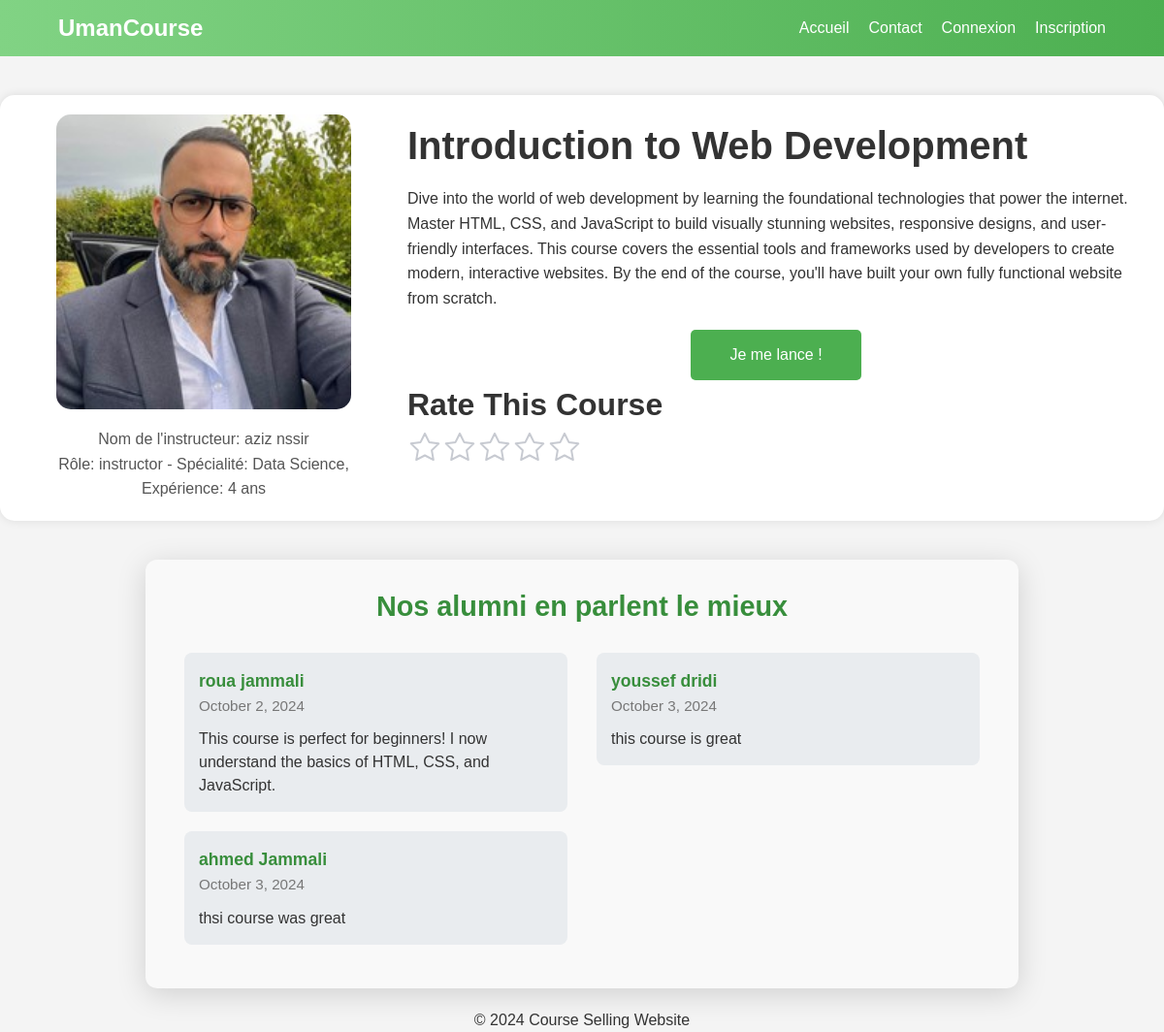
Screenshot of /public/course_detail.php?id=1 with the database file from the repository.
### tables this page shows
CREATE TABLE `users` (
  `id` int NOT NULL,
  `nom` varchar(255) NOT NULL,
  `email` varchar(255) NOT NULL,
  `created_at` timestamp NULL DEFAULT CURRENT_TIMESTAMP,
  `prenom` varchar(255) NOT NULL,
  `password` varchar(255) NOT NULL,
  `role` enum('user','instructor','admin') NOT NULL DEFAULT 'user',
  `spécialité` varchar(255) DEFAULT NULL,
  `years_of_experience` int DEFAULT NULL
);

CREATE TABLE `courses` (
  `id` int NOT NULL,
  `course_name` varchar(255) NOT NULL,
  `course_description` text,
  `instructor_id` int DEFAULT NULL,
  `path` varchar(255) NOT NULL
);

CREATE TABLE `comments` (
  `id` int NOT NULL,
  `course_id` int NOT NULL,
  `user_id` int NOT NULL,
  `comment_text` text NOT NULL,
  `created_at` timestamp NULL DEFAULT CURRENT_TIMESTAMP
);

### app/controllers/courseDetail.php (called while the page is built, shortened)
<?php
require_once '../app/models/Course.php';
require_once '../app/models/User.php';
class CourseDController {
private $courseModel;
private $userModel;
public function __construct() {
    global $conn;
    $this->courseModel = new Course($conn);
    $this->userModel = new User($conn);
}
public function courseDetail() {
    if (isset($_GET['id'])) {
        $courseId = $_GET['id'];
        $course = $this->courseModel->getCourseById($courseId);
        if ($course) {
            $instructorId = $course['instructor_id'];
            $instructor = $this->userModel->getUserById($instructorId);
            return ['course' => $course, 'instructor' => $instructor];
        }
    } else {
        echo "Course ID not provided.";
    }
}
}
?>

### app/models/Course.php (called while the page is built, shortened)
<?php
class Course {
    private $conn;
    public function __construct($db) {
        $this->conn = $db;
    }
    public function getCourseById($courseId) {
        $sql = "SELECT * FROM courses WHERE id = ?";
        $stmt = $this->conn->prepare($sql);
        $stmt->bind_param("i", $courseId);
        $stmt->execute();
        $result = $stmt->get_result();
        if ($result->num_rows > 0) {
            return $result->fetch_assoc();
        } else {
            return null;
        }
    }
}

### app/models/User.php (called while the page is built, shortened)
<?php
class User {
    private $conn;
    public function __construct($db) {
        $this->conn = $db;
    }
    public function getUserById($userId) {
        $sql = "SELECT * FROM users WHERE id = ?";
        $stmt = $this->conn->prepare($sql);
        $stmt->bind_param("i", $userId);
        $stmt->execute();
        $result = $stmt->get_result();
        if ($result->num_rows > 0) {
            return $result->fetch_assoc();
        } else {
            return null;
        }
    }
}
?>

### app/controllers/CommentsController.php (called while the page is built, shortened)
<?php
require_once '../app/models/comment.php';
require_once '../config/connection.php';
class CommentController {
    private $commentModel;
    public function __construct() {
        global $conn;
        $this->commentModel = new Comment($conn);
    }
    public function getCommentsForCourse() {
        if (isset($_GET['id'])) {
            $courseId = $_GET['id'];
            return $this->commentModel->getCommentsByCourseId($courseId);
    } else {
        echo "Course ID not provided.";
    }
    }
    }

### app/models/comment.php (called while the page is built, shortened)
<?php
class Comment {
    private $conn;
    public function __construct($db) {
        $this->conn = $db;
    }
    public function getCommentsByCourseId($courseId) {
        $sql = "SELECT c.comment_text, c.created_at, u.nom, u.prenom
                FROM comments c
                JOIN users u ON c.user_id = u.id
                WHERE c.course_id = ?";
        $stmt = $this->conn->prepare($sql);
        $stmt->bind_param('i', $courseId);
        $stmt->execute();
        $result = $stmt->get_result();
        if ($result->num_rows > 0) {
            return $result->fetch_all(MYSQLI_ASSOC);
        } else {
            return [];
        }
    }
}

### public/course_detail.php (the view, shortened to what this page needs)
<?php include 'navbar.php'; ?>
<?php
require_once '../app/controllers/courseDetail.php';
$controller = new CourseDController();
$data=$controller->courseDetail();
$course = $data['course'];
$instructor = $data['instructor'];
require_once '../app/controllers/CommentsController.php';
$commentController = new CommentController();
$comments = $commentController->getCommentsForCourse();
?>
<!DOCTYPE html>
<html lang="en">
<head>
    <link rel="stylesheet" href="style/courseD.css">
</head>
<body>
<div class="course-detail-container">
    <div class="instructor-photo-container">
        <img src="imgs/instructor.jpg" alt="Instructor" class="instructor-photo">
		<p class="instructor-info">
                Nom de l'instructeur: <?php echo htmlspecialchars($instructor['prenom']) . ' ' . htmlspecialchars($instructor['nom']); ?><br>
                Rôle: <?php echo htmlspecialchars($instructor['role']); ?> -
                Spécialité: <?php echo htmlspecialchars($instructor['spécialité']); ?>,<br>
                Expérience: <?php echo htmlspecialchars($instructor['years_of_experience']); ?> ans
            </p>
    </div>
    <div class="course-description-container">
		<h1 class="course-title"><?php echo htmlspecialchars($course['course_name']); ?></h1>
<p class="course-description">
	<?php echo nl2br(htmlspecialchars($course['course_description'])); ?>
</p>
<form method="POST" action="">
    <button type="submit" name="enroll" class="enroll-button">Je me lance !</button>
</form>
        <h1>Rate This Course</h1>
        <form class="rating">
	<div class="rating__stars">
		<label class="rating__label" for="rating-1">
		</label>
		<label class="rating__label" for="rating-2">
		</label>
		<label class="rating__label" for="rating-3">
		</label>
		<label class="rating__label" for="rating-4">
		</label>
		<label class="rating__label" for="rating-5">
		</label>
	</div>
    </form>
    </div>
</div>
<div class="comment-section" style="width: 76%; margin: 0 auto;">
    <h2>Nos alumni en parlent le mieux</h2>
    <div class="comments-container">
	<?php if (!empty($comments)): ?>
            <div class="comment-column">
                <?php foreach ($comments as $index => $comment): ?>
                    <div class="comment">
                        <p class="comment-author"><?php echo htmlspecialchars($comment['prenom'] . ' ' . htmlspecialchars($comment['nom'])); ?></p>
                        <p class="comment-date"><?php echo date('F j, Y', strtotime($comment['created_at'])); ?></p>
                        <p class="comment-content"><?php echo htmlspecialchars($comment['comment_text']); ?></p>
                    </div>
                    <?php if ($index % 2 === 1):  ?>
                        </div><div class="comment-column">
                    <?php endif; ?>
                <?php endforeach; ?>
            </div>
        <?php else: ?>
            <p>Aucun commentaire pour ce cours pour l'instant.</p>
        <?php endif; ?>
    </div>
</div>
<footer>
    <p>&copy; 2024 Course Selling Website</p>
</footer>
</body>
</html>

### public/style/navbar.css (style rules this page uses)
body, h1, h2, h3, p { margin: 0; padding: 0; }
body { font-family: Arial, sans-serif; background-color: #f4f4f4; color: #333; line-height: 1.6; }

### public/style/courseD.css (style rules this page uses)
.course-detail-container { display: flex; max-width: 1200px; margin: 40px auto; padding: 20px; background: white; border-radius: 15px; box-shadow: 0 0 10px rgba(0, 0, 0, 0.1); }
.instructor-photo-container { flex: 1; margin-right: 20px; text-align: center; }
.instructor-photo { width: 100%; max-width: 80%; height: auto; border-radius: 15px; }
.instructor-info { margin-top: 10px; font-size: 1em; color: #555; }
.course-description-container { flex: 2; }
.course-title { font-size: 2.5em; margin-bottom: 10px; }
.course-description { margin-bottom: 15px; }
.enroll-button { padding: 17px 40px; background-color: #4CAF50; color: white; border: none; border-radius: 5px; font-size: 16px; cursor: pointer; width: auto; margin: 20px auto 0; display: block; }
footer { text-align: center; margin-top: 20px; }
* { border: 0; box-sizing: border-box; margin: 0; padding: 0; }
:root { --hue: 223; --starHue: 38; --bg: hsl(223, 10%, 90%); --fg: hsl(223, 10%, 10%); --primary: hsl(223, 90%, 55%); --yellow: hsl(38, 90%, 55%); --yellow-t: hsla(38, 90%, 55%, 0); }
.rating { margin: auto; }
.rating__stars { display: flex; padding-bottom: 0.375em; position: relative; }
.rating__star { display: block; overflow: visible; pointer-events: none; width: 2em; height: 2em; }
.rating__label { cursor: pointer; padding: 0.125em; }
.comment-section { margin: 40px auto; padding: 25px; background: #f9f9f9; color: #333333; border-radius: 12px; box-shadow: 0 6px 30px rgba(0, 0, 0, 0.15); max-width: 900px; width: 100%; }
h2 { text-align: center; color: #388E3C; margin-bottom: 25px; font-weight: bold; font-size: 1.8em; }
.comments-container { display: flex; flex-wrap: wrap; justify-content: space-between; }
.comment-column { flex: 1; margin: 0 15px; min-width: 280px; }
.comment { background: #e9ecef; padding: 15px; margin-bottom: 20px; border-radius: 8px; transition: all 0.3s ease; }
.comment-author { font-weight: bold; color: #388E3C; font-size: 1.1em; }
.comment-date { font-size: 0.95em; color: #777777; font-weight: 500; margin-bottom: 10px; }
.comment-content { color: #333; font-size: 1em; line-height: 1.5; }

### rows the page displays
users: prenom "aziz", nom "nssir", role "instructor", spécialité "Data Science", years_of_experience "4"
courses: course_name "Introduction to Web Development", course_description "Dive into the world of web development by learning the foundational technologies that power the internet. Master HTML, CSS, and JavaScript to build visually stunning websites, responsive designs, and user-friendly interfaces. This course covers the essential tools and frameworks used by developers to create modern, interactive websites. By the end of the course, you'll have built your own fully functional website from scratch."
comments: user.nom "roua jammali", created_at "October 2, 2024", comment_text "This course is perfect for beginners! I now understand the basics of HTML, CSS, and JavaScript."
comments: user.nom "ahmed Jammali", created_at "October 3, 2024", comment_text "thsi course was great"
comments: user.nom "youssef dridi", created_at "October 3, 2024", comment_text "this course is great"
